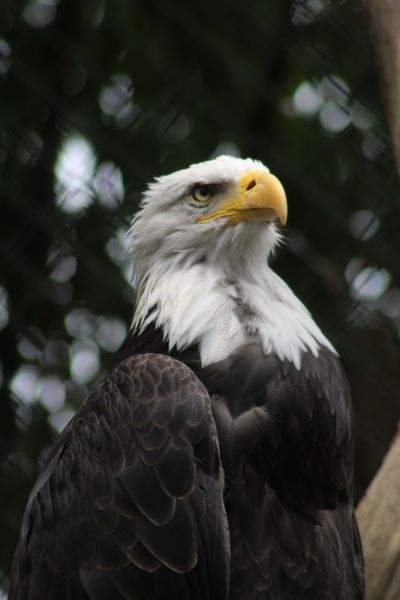
#> input picture Laboratorio_07/Imagenes/Aguila.jpg, 400 x 600 px, found by its file name
$ python Ejercicio1.py
#> lines starting #> are read from the running program, lines starting #| are printed output that depends on the picture
import cv2

# Abrir las tres imagenes
img1 = cv2.imread("Imagenes/Aguila.jpg")
#> img1 is the input picture: shape (600, 400, 3); mean B, G, R 45.9, 51.7, 50.7
img2 = cv2.imread("Imagenes/Gato.jpg")
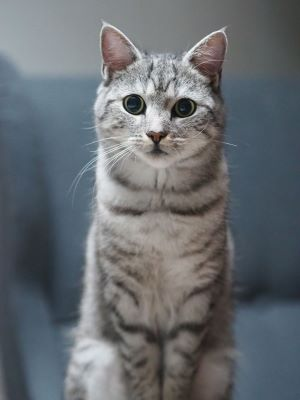
#> input picture Laboratorio_07/Imagenes/Gato.jpg, 300 x 400 px, found by its file name
#> img2 is the input picture: shape (400, 300, 3); mean B, G, R 112.3, 107.9, 103.2
img3 = cv2.imread("Imagenes/Lobo.jpg")
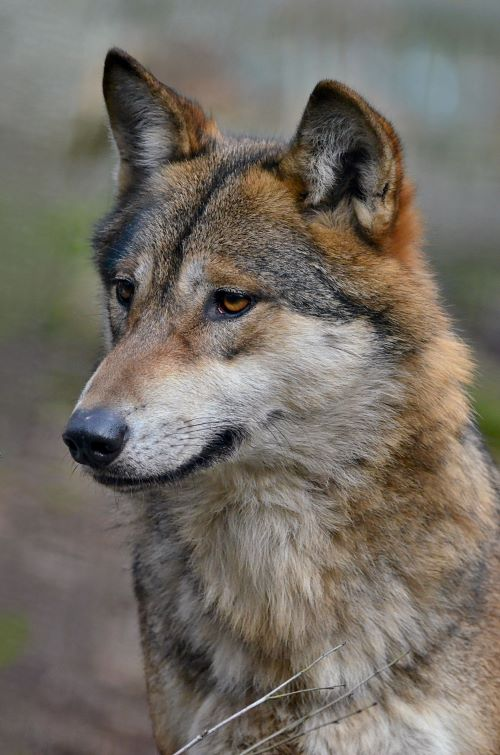
#> input picture Laboratorio_07/Imagenes/Lobo.jpg, 500 x 755 px, found by its file name
#> img3 is the input picture: shape (755, 500, 3); mean B, G, R 100.8, 109.5, 115.9

imagenes = [img1, img2, img3]

# Detectar automaticamente la imagen mas grande por numero de pixeles
mas_grande = max(imagenes, key=lambda img: img.shape[0] * img.shape[1])

ancho = mas_grande.shape[1]
#> ancho = 500
alto = mas_grande.shape[0]
#> alto = 755

print("Dimensiones originales:")
print("Aguila:", img1.shape)
#| Aguila: (600, 400, 3)
print("Gato:", img2.shape)
#| Gato: (400, 300, 3)
print("Lobo:", img3.shape)
#| Lobo: (755, 500, 3)
print("")

print("Tamaño de la imagen mas grande:", alto, "x", ancho)
#| Tamaño de la imagen mas grande: 755 x 500

# Redimensionar las tres imagenes al tamaño de la mas grande
img1_redim = cv2.resize(img1, (ancho, alto))
img2_redim = cv2.resize(img2, (ancho, alto))
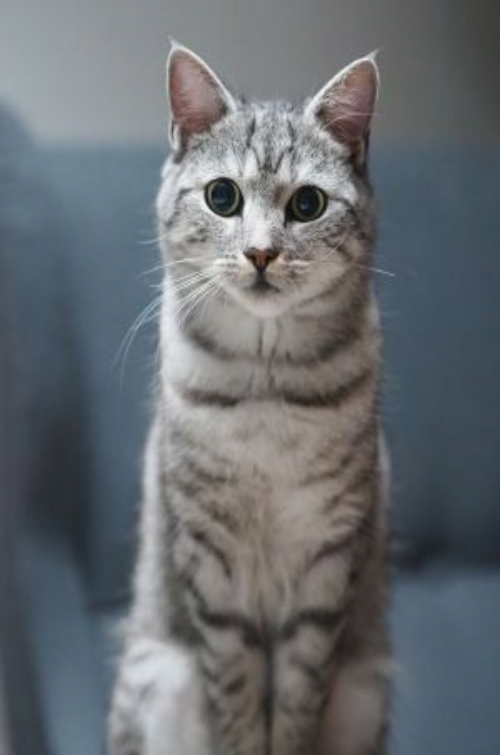
#> img2_redim: shape (755, 500, 3); mean B, G, R 112.2, 107.8, 103.1
img3_redim = cv2.resize(img3, (ancho, alto))

print("Aguila:", img1_redim.shape)
#| Aguila: (755, 500, 3)
print("Gato:", img2_redim.shape)
#| Gato: (755, 500, 3)
print("Lobo:", img3_redim.shape)
#| Lobo: (755, 500, 3)

# Guardar las imagenes redimensionadas
cv2.imwrite("Imagenes/Aguila_redimensionada.jpg", img1_redim)
cv2.imwrite("Imagenes/Gato_redimensionado.jpg", img2_redim)
cv2.imwrite("Imagenes/Lobo_redimensionado.jpg", img3_redim)
print("")
print("Imagenes guardadas exitosamente")

# Mostrar las imagenes redimensionadas
cv2.imshow("Aguila", img1_redim)
cv2.imshow("Gato", img2_redim)
cv2.imshow("Lobo", img3_redim)

cv2.waitKey(0)  # Espera cualquier tecla para cerrar
cv2.destroyAllWindows()
